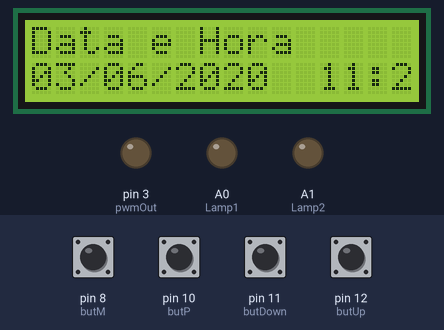
Recording of a sketch running on a simulated Arduino Uno, built with avr-gcc and run on an emulated ATmega328P. On the bench: 16×2 character LCD, output pins drawn as LEDs (lit = HIGH). Inputs (shaded band) come from the test bench; at power-on: pin 8 (butM), pin 10 (butP), pin 11 (butDown), pin 12 (butUp) HIGH.

Above: at 1.2 s.
1.3 s: pin 11 (butDown) pulled LOW for 0.15 s
At 2.6 s:
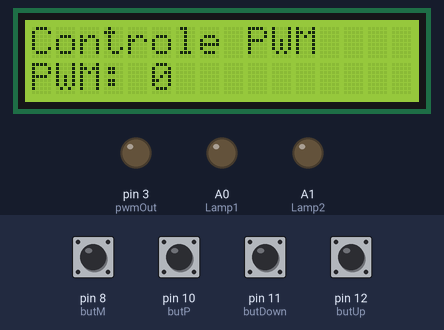
2.9 s: pin 8 (butM) pulled LOW for 0.15 s
At 3.07 s:
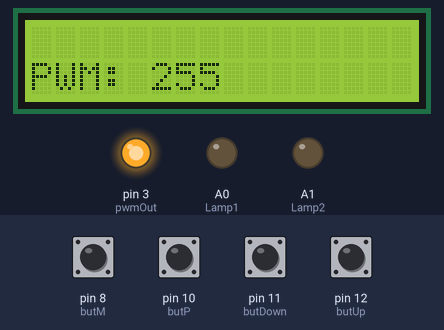
4.5 s: pin 11 (butDown) pulled LOW for 1 s
At 6.2 s:
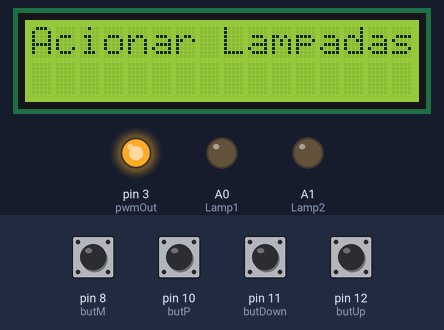
7.0 s: pin 10 (butP) pulled LOW for 0.15 s
At 7.5 s:
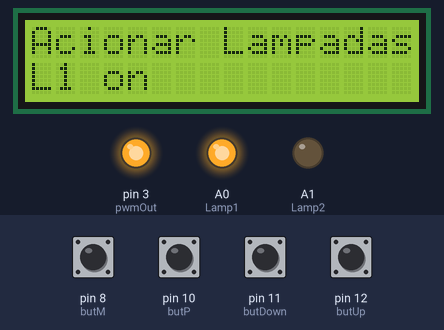
8.6 s: pin 8 (butM) pulled LOW for 1 s
At 10.3 s:
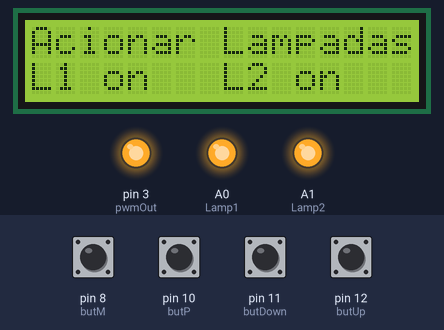
11.1 s: pin 10 (butP) pulled LOW for 1 s
At 13.0 s:
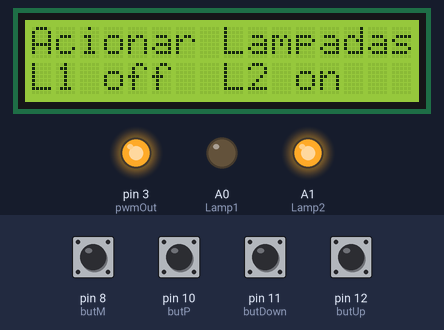
Timing chart, 0 to 14.5 s (numbered marks = the images above; inputs shaded):
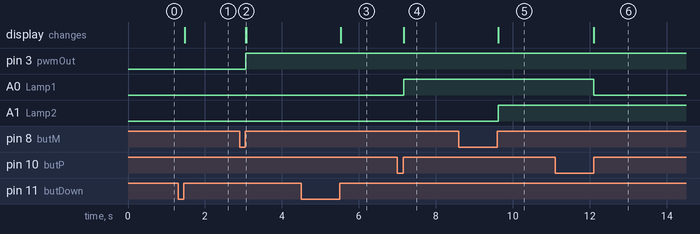

Measured:
- after the input at 1.3 s, the display: changes after 0.18 s (image 1)
- after the input at 2.9 s, pin 3 (pwmOut): LOW → HIGH after 0.15 s; the display: changes after 0.16 s (image 2)
- after the input at 4.5 s, the display: changes after 1.0 s (image 3)
- after the input at 7.0 s, A0 (Lamp1): LOW → HIGH after 0.16 s; the display: changes after 0.16 s (image 4)
- after the input at 8.6 s, A1 (Lamp2): LOW → HIGH after 1.0 s; the display: changes after 1.0 s (image 5)
- after the input at 11.1 s, A0 (Lamp1): HIGH → LOW after 1.0 s; the display: changes after 1.0 s (image 6)

The sketch:

Menu_display.ino
```cpp
#include <Wire.h>
#include <LiquidCrystal_I2C.h>

// ======= MAPEAMENTO DE HARDWARE =======
#define butUp     12
#define butDown   11
#define butP      10
#define butM      8
#define Lamp1     A0
#define Lamp2     A1
#define pwmOut    3

// ======= PROTÓTIPO DE FUNÇÕES AUXILIARES =======
void changeMenu();
void dispMenu();
void data_hora();
void temperatura();
void lights();
void menu4();

// ======= VARIÁVEIS GLOBAIS =======
int pwm = 0x00;
char menu = 0x01;                                     //Variável para selecionar o menu
char set1 = 0x00, set2 = 0x00;                        //Controle de lampadas
boolean t_butUp, t_butDown, t_butP, t_butM;           //Flags para armazenar o estado dos botões

// ======= HARDWARE DO LCD =======
LiquidCrystal_I2C disp(0x27, 16, 2);


void setup() {
  disp.begin(16,2);

  for(char i=10; i<13; i++) pinMode(i, INPUT_PULLUP);  //Entrada de botões(digitais 9 a 12)
  pinMode(butM, INPUT_PULLUP);
  pinMode(pwmOut, OUTPUT);
  pinMode(Lamp1, OUTPUT);
  pinMode(Lamp2, OUTPUT);

  //Limpandos as flags
  t_butUp   = 0x00;
  t_butDown = 0x00;
  t_butP    = 0x00;
  t_butM    = 0x00;

  digitalWrite(Lamp1, LOW);
  digitalWrite(Lamp2, LOW);
}

void loop() {
  changeMenu();
  dispMenu();

} //End Loop

void changeMenu(){
  if(!digitalRead(butUp))   t_butUp   = 0x01;        //Botao up pressionado? Seta flag
  if(!digitalRead(butDown)) t_butDown = 0x01;

  if(digitalRead(butUp) && t_butUp){                 //Botao up solto e flag setada?
    t_butUp = 0x00;                                  //Limpa a flag

    disp.clear();
    menu++;

    if(menu > 0x04) menu = 0x01;
  } //End butUp

  if(digitalRead(butDown) && t_butDown){
    t_butDown = 0x00;

    disp.clear();
    menu--;

    if(menu < 0x01) menu = 0x04;
  } //End butDown

} //End changeMenu

void dispMenu(){
  switch(menu){

    case 0x01:
      data_hora();
      break;

    case 0x02:
      temperatura();
      break;

    case 0x03:
      lights();
      break;

    case 0x04:
      menu04();
      break;
  } //End switch

} //End dispMenu

void data_hora(){
  disp.setCursor(0,0);
  disp.print("Data e Hora");
  disp.setCursor(0,1);

  disp.print("03/06/2020  11:24");
}//End data_Hota

void temperatura(){
  disp.setCursor(0,0);
  disp.print("Temperatura");
  disp.setCursor(1,1);

  disp.print("25 Celsius");
} //End temperatura

void lights(){
  disp.setCursor(0,0);
  disp.print("Acionar Lampadas");

  if(!digitalRead(butP)) t_butP = 0x01;
  if(!digitalRead(butM)) t_butM = 0x01;

  if(digitalRead(butP) && t_butP){
    t_butP = 0x00;

    set1++;

    if(set1 > 2) set1 = 0x01;

    switch(set1){
      case 0x01:
        disp.setCursor(0,1);
        disp.print("L1 on ");
        digitalWrite(Lamp1, HIGH);
        break;

       case 0x02:
        disp.setCursor(0,1);
        disp.print("L1 off");
        digitalWrite(Lamp1, LOW);
        break;
    } //End switch set1
  } //End butP

  if(digitalRead(butM) && t_butM){                //Botão solto e flag setada?
    t_butM = 0x00;

    set2++;

    if(set2 > 2) set2 = 0x01;
  //disp.clear();

    switch(set2){
      case 0x01:
        disp.setCursor(8,1);
        disp.print("L2 on ");
        digitalWrite(Lamp2, HIGH);
        break;

       case 0x02:
        disp.setCursor(8,1);
        disp.print("L2 off");
        digitalWrite(Lamp2, LOW);
        break;
    } //End switch set2
  } //End butM

} //End lights


void menu04(){
  disp.setCursor(0,0);
  disp.print("Controle PWM");

  if(!digitalRead(butP))  t_butP = 0x01;
  if(!digitalRead(butM))  t_butM = 0x01;

  if(digitalRead(butP) && t_butP){              //Se não estiver apertado e a flag for 1
    t_butP = 0x00;
    pwm++;

    if(pwm > 255) pwm = 0;                      //Quando chegar no valor maximo, volta pra zero
    disp.clear();
    analogWrite(pwmOut, pwm);
  }//End butP


  if(digitalRead(butM) && t_butM){              //Se não estiver apertado e a flag for 1
    t_butM = 0x00;
    pwm--;

    if(pwm < 0) pwm = 255;                     //Quando chegar no valor maximo, volta pra zero
    disp.clear();
    analogWrite(pwmOut, pwm);
  }//End butM

    disp.setCursor(0,1);
    disp.print("PWM: " + String(pwm));                //Imprime valor de pwm no display. OBS: PRECISAMOS CONVERTER O VALOW DE PWM EM STRING PARA QUE ELE POSSA SER CONCATENADO E APARECER NO DISPLAY. SEM ISSO ELE NAO PRINTA O VALOR.
} //End menu04
```
